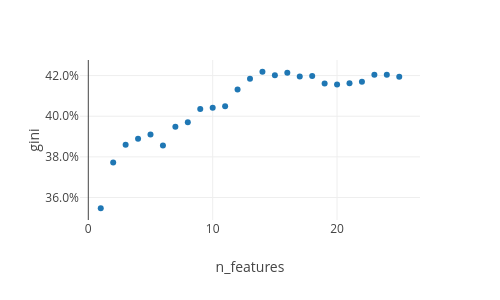

Notebook cell for this chart:
### Code cell
results_df = SFE.results_df.sort_values('round')
fig = px.scatter(results_df,
                 x='n_features',
                 y='gini',
                 width=500,
                 height=300,
                 template='none')
fig.update_yaxes(tickformat=".1%")

### Figure 1 — Plotly figure (JSON) as saved in the notebook; plotly's stock layout.template omitted (floating-point values rounded to 4 significant figures)
{"data": [{"hovertemplate": "n_features=%{x}<br>gini=%{y}<extra></extra>", "legendgroup": "", "marker": {"color": "#1F77B4", "symbol": "circle"}, "mode": "markers", "name": "", "orientation": "v", "showlegend": false, "type": "scatter", "x": [25, 24, 23, 22, 21, 20, 19, 18, 17, 16, 15, 14, 13, 12, 11, 10, 9, 8, 7, 6, 5, 4, 3, 2, 1], "xaxis": "x", "y": [0.4194, 0.4203, 0.4204, 0.417, 0.4163, 0.4156, 0.4162, 0.4198, 0.4195, 0.4214, 0.4202, 0.4219, 0.4184, 0.4131, 0.4049, 0.4042, 0.4036, 0.3971, 0.3948, 0.3856, 0.391, 0.389, 0.3859, 0.3773, 0.3547], "yaxis": "y"}], "layout": {"height": 300, "legend": {"tracegroupgap": 0}, "margin": {"t": 60}, "width": 500, "xaxis": {"anchor": "y", "domain": [0, 1], "title": {"text": "n_features"}}, "yaxis": {"anchor": "x", "domain": [0, 1], "tickformat": ".1%", "title": {"text": "gini"}}}}
